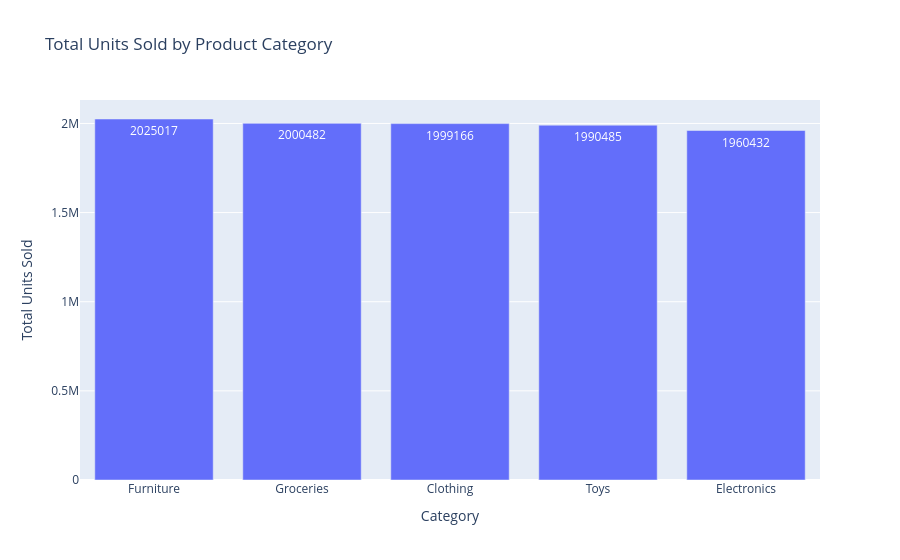

Notebook code for this chart:
### Code cell
fig = px.bar(
    category_sales,
    x="Category",
    y="Units Sold",
    title="Total Units Sold by Product Category",
    labels={"Units Sold": "Total Units Sold"},
    text="Units Sold"
)

fig.show()

### Figure 1 — Plotly figure (JSON) as saved in the notebook; plotly's stock layout.template omitted (floating-point values rounded to 4 significant figures)
{"data": [{"hovertemplate": "Category=%{x}<br>Total Units Sold=%{text}<extra></extra>", "legendgroup": "", "marker": {"color": "#636efa", "pattern": {"shape": ""}}, "name": "", "orientation": "v", "showlegend": false, "text": [2025000.0, 2000000.0, 1999000.0, 1990000.0, 1960000.0], "textposition": "auto", "type": "bar", "x": ["Furniture", "Groceries", "Clothing", "Toys", "Electronics"], "xaxis": "x", "y": [2025017, 2000482, 1999166, 1990485, 1960432], "yaxis": "y"}], "layout": {"barmode": "relative", "legend": {"tracegroupgap": 0}, "title": {"text": "Total Units Sold by Product Category"}, "xaxis": {"anchor": "y", "domain": [0, 1], "title": {"text": "Category"}}, "yaxis": {"anchor": "x", "domain": [0, 1], "title": {"text": "Total Units Sold"}}}}
